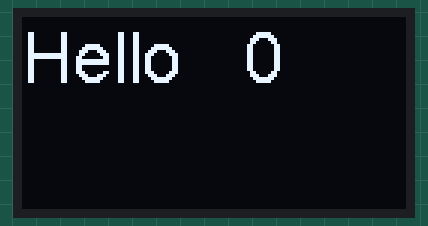
This sketch was run on a simulated ESP32. Parts: 128×64 one-colour display.

Above: at 0.1 s.
At 1.1 s:
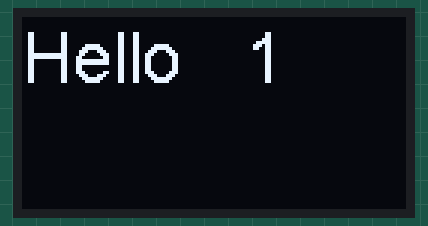
At 2.1 s:
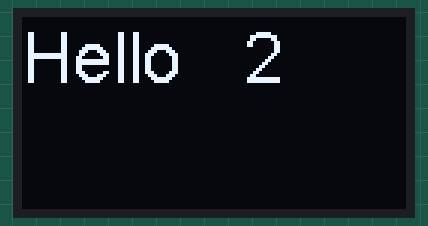
At 4.1 s:
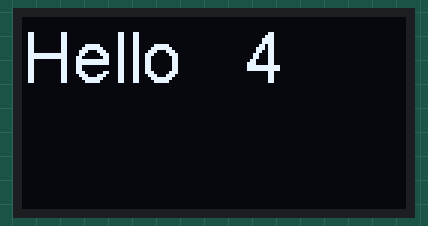
At 6.2 s:
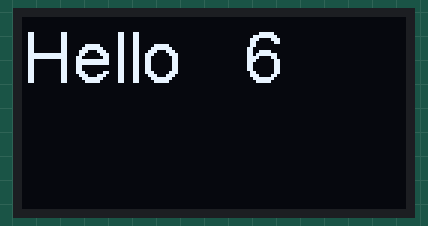
At 9.2 s:
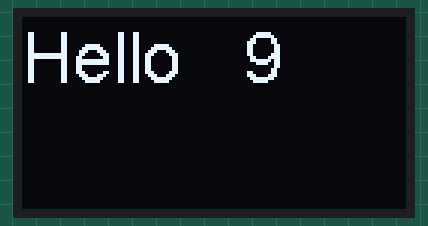

Measured:
- by itself, everything shown: repeats every 10.1 s, in 10 steps
- what the display in image 1 shows lasts 1.1 s, from 1.0 s to 2.1 s

The sketch:

GISMO5_OLED.ino
```cpp
#include <Wire.h>
#include "SSD1306.h"

SSD1306 display(0x3c,21,22);
String myString;
int count;
void setup() {
  // put your setup code here, to run once:
display.init();
display.setFont(ArialMT_Plain_24);

}

void loop() {
  // put your main code here, to run repeatedly:
display.clear();
myString = "Hello   " + String(count);
display.drawString(0,0,myString);
display.display();
count++;
if(count==10) count=0;
delay(1000);
}
```
